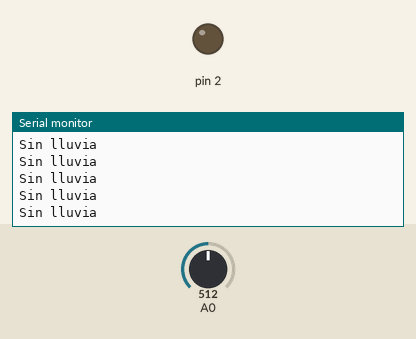
A sketch run on a simulated Arduino Uno, built with avr-gcc and run on an emulated ATmega328P. Shown: output pins drawn as LEDs (lit = HIGH), the last lines printed to the serial monitor. The test bench sets the inputs (shaded band); at power-on: A0 = 512.

Above: at 1.2 s.
1.3 s: A0 set to 486
At 2.1 s:
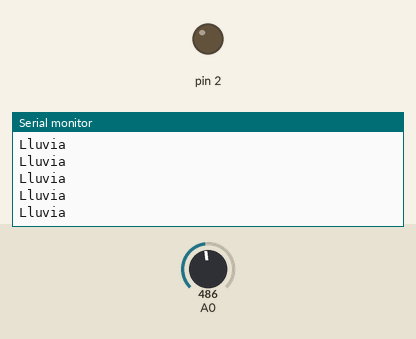
3.2 s: A0 set to 311
6.2 s: A0 set to 287
At 7.3 s:
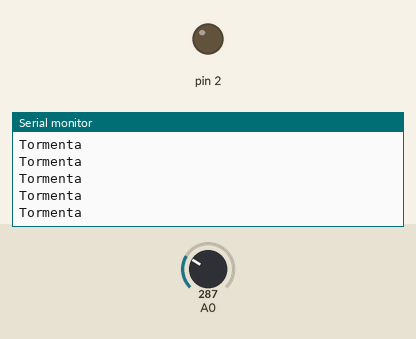

Measured:
- the behaviour switches between 500 and 499 on A0 (found by bisection; images 0 and 1)
- the behaviour switches between 300 and 299 on A0 (found by bisection; images 1 and 2)
- after the input at 1.3 s, the serial monitor: prints a new line after 0.07 s (image 1)
- after the input at 6.2 s, the serial monitor: prints a new line after 0.07 s (image 2)

The sketch:

Sensor_de_lluvia.ino
```cpp
void setup(){
Serial.begin(9600);
pinMode(2, OUTPUT);
}

void loop(){
if(analogRead(0)<300) Serial.println("Tormenta");
else if(analogRead(0)<500) Serial.println("Lluvia");
else Serial.println("Sin lluvia");
}
```
